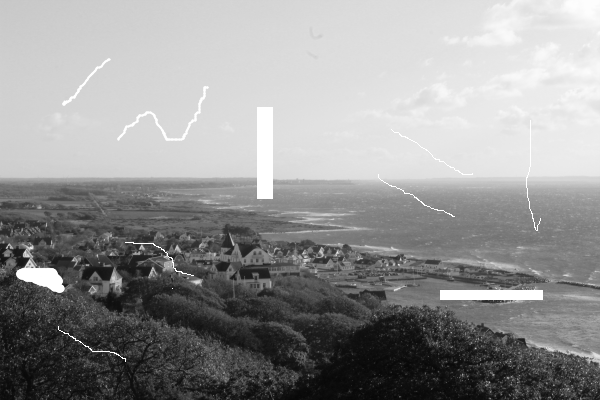
#> input picture images/grafitti2.png, 600 x 400 px, found by its file name
$ python test.py   (older library calls are emulated)
#> lines starting #> are read from the running program, lines starting #| are printed output that depends on the picture; after the words box and inside, x2 and y2 are one past the last pixel; in counts of white or black regions, pixels touching at a corner belong together; pictures that were not available may be replaced by others from this repository, and a replacement may not be noted
### scripts/restr_methods/Diffusion.py
# -*- coding: utf-8 -*-
"""
@author: jl
"""
import numpy as np
import copy
import cv2
from matplotlib import pyplot as plt


# --- diffusion with cyclical boundary conditions---
# [113 lines left out: functions Diffusion_c, Difussion, Difussion_f, generate_matrix, not called in this run]

def get_neighborhood(nd_idx, radius, image):
    u1 = image[nd_idx[0] + 1, nd_idx[1]]
    u2 = image[nd_idx[0] - 1, nd_idx[1]]
    u3 = image[nd_idx[0], nd_idx[1] + 1]
    u4 = image[nd_idx[0], nd_idx[1] - 1]

    return u1, u2, u3, u4


def impaint_Diff(image, mask):

    """
    Impainting using difussion
    :param image: image to imapaint
    :param mask: mask of which points are needed to be restored.
    :return: the image after a step of impainting using diffusion
    """
    im_new = np.zeros(np.shape(image))
    mask = mask.astype(np.bool)
    D = 1
    dx = 1
    p = 0.001
    mask_pts = np.array(np.where(mask)).T
    for mask_pt_n, mask_pt_idx in enumerate(mask_pts):

        u1, u2, u3, u4 = get_neighborhood(mask_pt_idx, 1, image)
        u = (D/dx**2)*np.average([u1, u2, u3, u4]) - 4 * p * int(image[mask_pt_idx[0], mask_pt_idx[1]])
        image[mask_pt_idx[0], mask_pt_idx[1]] = int(u)

    #image = image+im_new

    return image

### test.py
from image_restorer import*
from scripts.restr_methods.Diffusion import*
import os
import cv2
from matplotlib import pyplot as plt


def main():

    cur_dir = os.getcwd()
    #
    # -----parameterst that you can change-----
    image_name = cur_dir + '/scripts/restr_methods/grafitti2.png'
    original_image = cur_dir + '/scripts/restr_methods/mini_land2.png'
    rest_method = 'Difussion'
    steps = 1
    plot = False

    image = cv2.imread(image_name)
#> image is the input picture: shape (400, 600, 3); min 7, max 255, mean 147.6
    image = cv2.cvtColor(image, cv2.COLOR_BGR2GRAY)
#> image: shape (400, 600)

    original = cv2.imread(original_image)
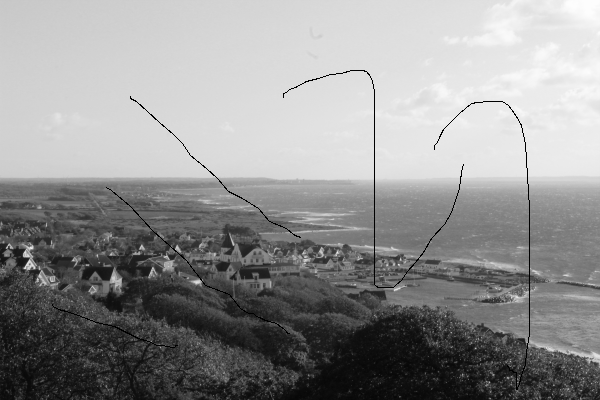
#> input picture images/grafitti3.png, 600 x 400 px, given in place of mini_land2.png, which was not available
#> original is the input picture: shape (400, 600, 3); min 0, max 253, mean 145
    original = cv2.cvtColor(original, cv2.COLOR_BGR2GRAY)
#> original: shape (400, 600)

    for i in range(steps):
        imap = impaint_Diff(image, original)
#> this loop made 1 pass
#> pass 1, in impaint_Diff, `mask = mask.astype(np.bool)`:
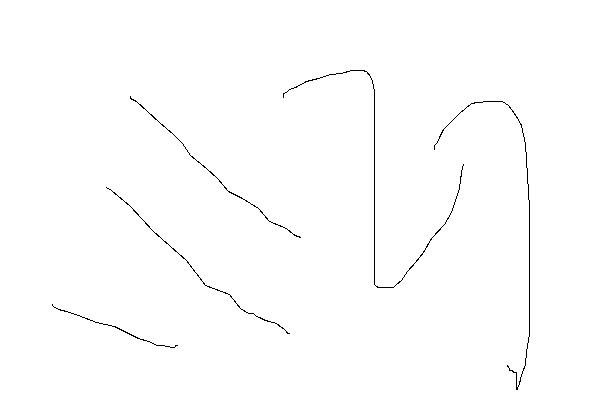
#> mask: shape (400, 600) bool; 99.4% white; black in thin lines or dots, all inside (x1, y1, x2, y2) = (52, 70, 530, 390)
#> after the loop:
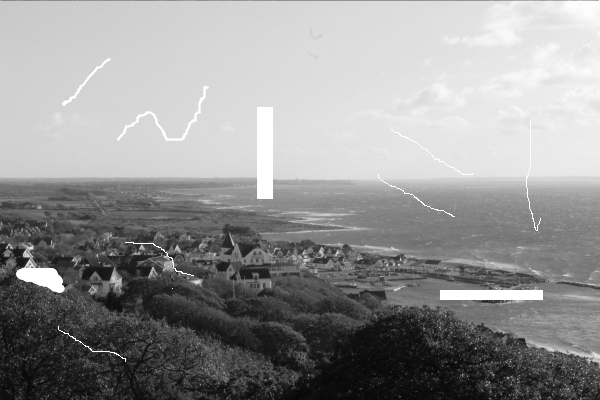
#> image: shape (400, 600); min 7, max 255, mean 147.4

    if plot is True:
        plt.figure()
        plt.imshow(imap, cmap='gray')
        plt.show()


if __name__ == '__main__':
#> (the run stopped early here; a loop or call above may not have finished)
